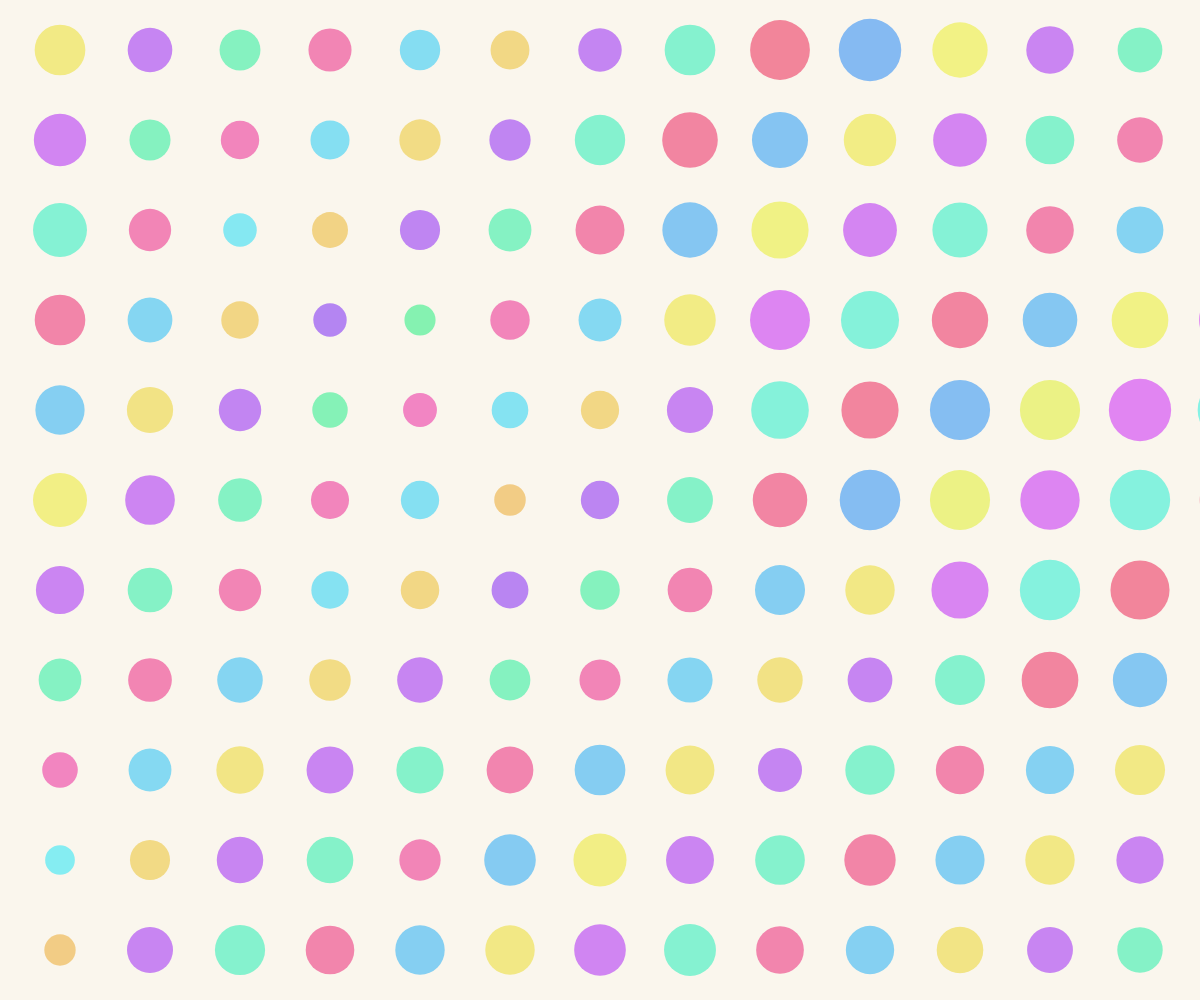
Frame 1 (no input)
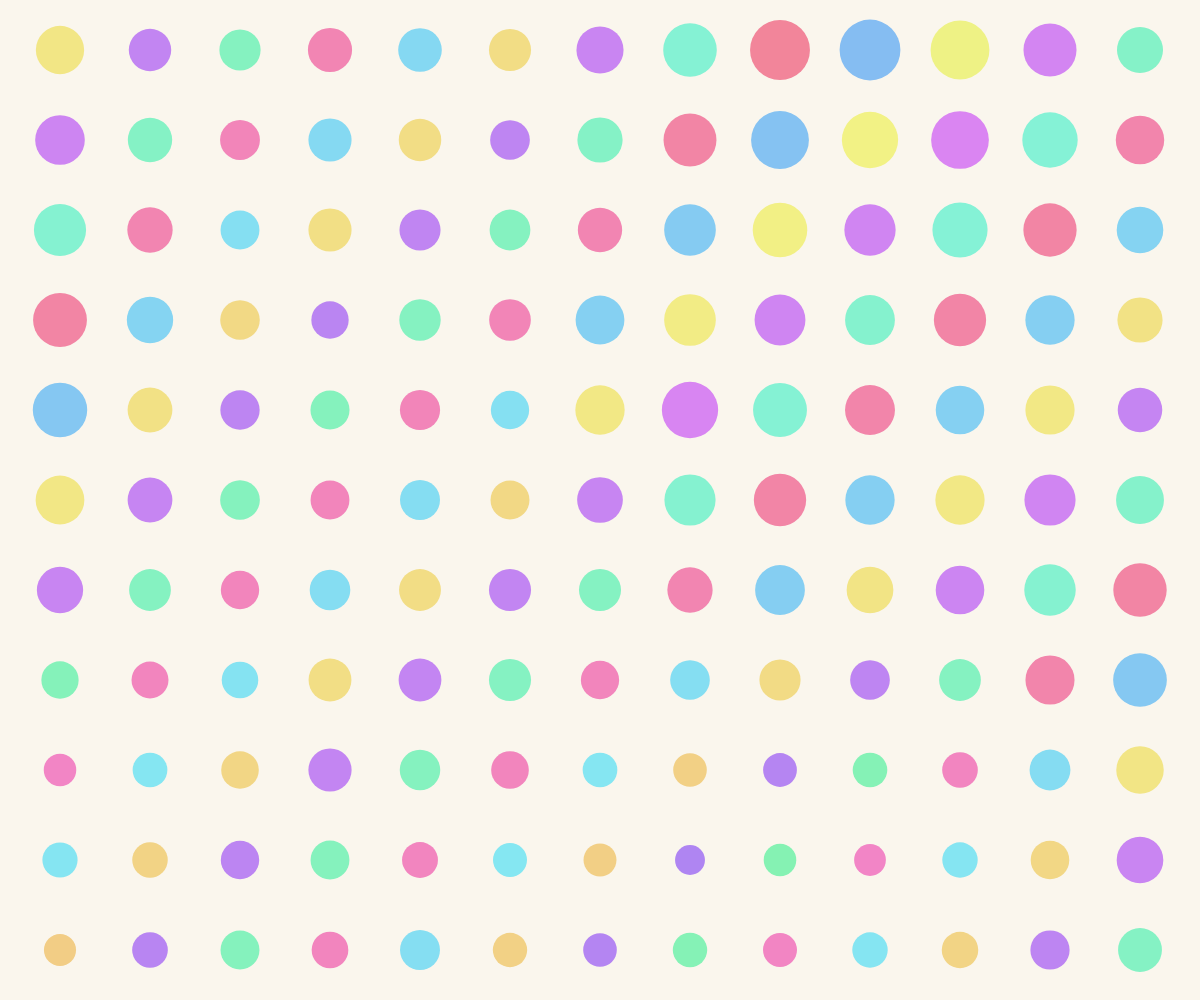
Frame 60 (no input)
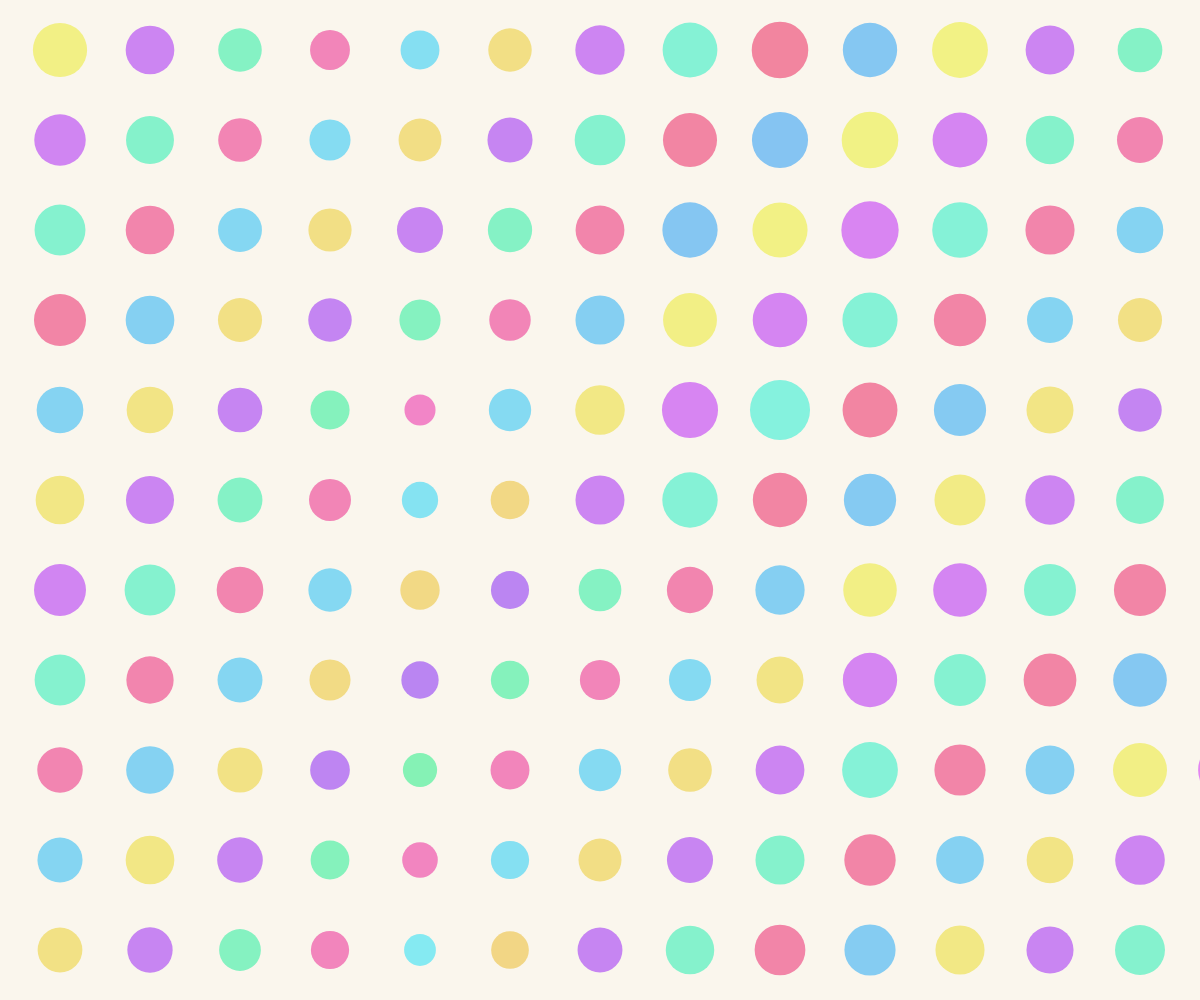
Frame 120 (the mouse pressed at the canvas centre since frame 60)

The p5.js sketch that drew these frames (run headless with seeded random() and noise() and a simulated clock; from frame 60 on, the mouse is pressed at the canvas centre):

// p5.js sketch
// ── sketch.js
/**
 * 全螢幕馬卡龍繽紛點陣 - 顏色與大小隨動版本
 */

let baseSpacing = 90;
let rows, cols;
let colorOffsets = []; // 儲存每個點點的初始色相偏移

function setup() {
  createCanvas(windowWidth, windowHeight);
  // 使用 HSB 模式：色相(0-360), 飽和度(0-100), 亮度(0-100)
  colorMode(HSB, 360, 100, 100, 1);
  noStroke();
  ellipseMode(CENTER);
  calculateGrid();
}

function draw() {
  // 極淺的暖白色背景，讓馬卡龍色跳出來
  background(40, 5, 98); 

  translate(width / 2, height / 2);

  for (let i = 0; i < cols; i++) {
    for (let j = 0; j < rows; j++) {
      
      let x = (i - (cols - 1) / 2) * baseSpacing;
      let y = (j - (rows - 1) / 2) * baseSpacing;

      // 1. 取得該位置的隨機種子（這能確保每個點的「個性」不同）
      // 我們利用座標來產生一個獨特的偏移量
      let uniqueSeed = i * 13.5 + j * 25.8;
      
      // 2. 透過 Perlin Noise 產生平滑的變量
      let noiseVal = noise(i * 0.2, j * 0.2, frameCount * 0.012);
      
      // 3. 大小隨動
      let circleSize = map(noiseVal, 0, 1, 15, 85);

      // 4. 繽紛顏色隨動：
      // 我們讓基礎色相根據座標不同而不同 (例如粉紅、粉藍、粉黃交錯)
      // 然後再加上 noiseVal 帶來的顏色波動
      let baseHue = (uniqueSeed) % 360; 
      
      // 為了維持「可愛色系」，我們限制色相在幾個特定的粉嫩區間
      // 這裡用一點點數學讓它在幾個可愛色（粉紅 330, 藍 200, 黃 55, 紫 270）之間跳躍
      let cuteHues = [340, 200, 55, 280, 160]; 
      let myBaseHue = cuteHues[(i + j) % cuteHues.length];
      
      // 讓顏色隨著大小 (noiseVal) 產生 +/- 30 度的變化
      let finalHue = myBaseHue + map(noiseVal, 0, 1, -30, 30);
      
      // 飽和度與亮度維持在馬卡龍水平
      fill(finalHue, 45, 95);

      // 繪製圓圈
      ellipse(x, y, circleSize, circleSize);
    }
  }
}

function windowResized() {
  resizeCanvas(windowWidth, windowHeight);
  calculateGrid();
}

function calculateGrid() {
  cols = ceil(width / baseSpacing) + 1;
  rows = ceil(height / baseSpacing) + 1;
}
